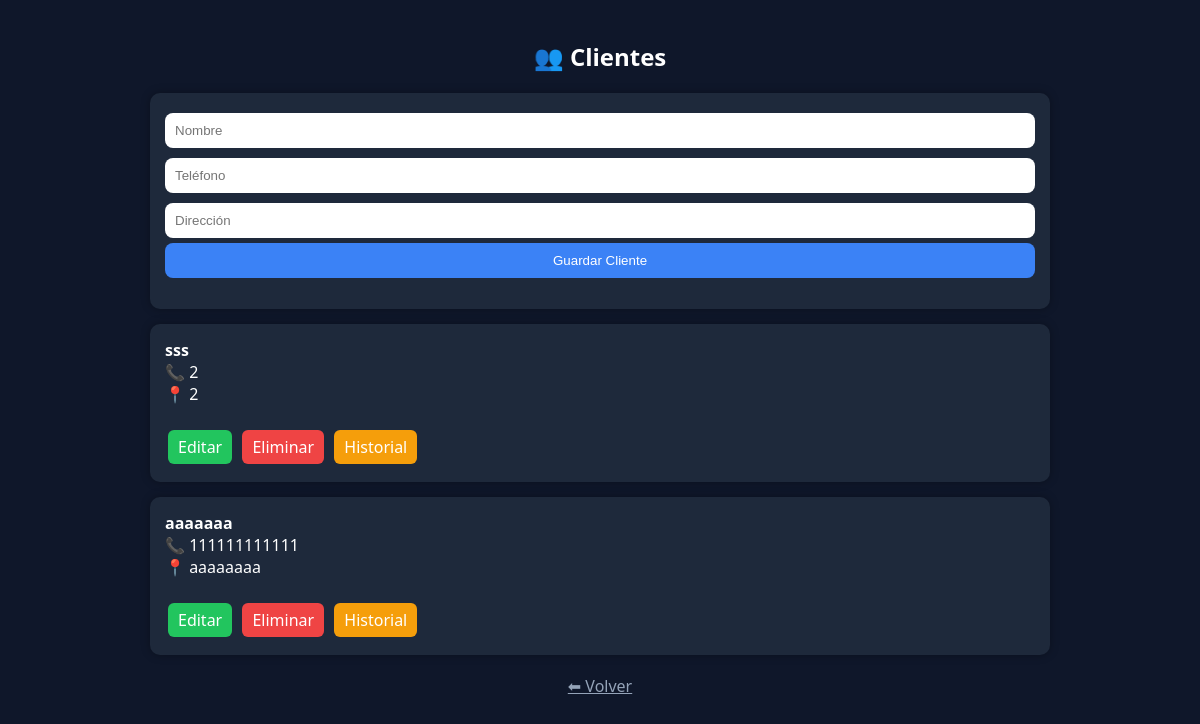
Screenshot of /clientes with the database file from the repository.
### tables this page shows
CREATE TABLE clientes(
id INTEGER PRIMARY KEY AUTOINCREMENT,
nombre TEXT,
telefono TEXT,
direccion TEXT);

### app.py (the view)
@app.route("/clientes", methods=["GET","POST"])
def clientes():
    conn = conectar()
    cursor = conn.cursor()
    if request.method == "POST":
        cursor.execute("INSERT INTO clientes(nombre,telefono,direccion) VALUES(?,?,?)",
                       (request.form["nombre"],
                        request.form["telefono"],
                        request.form["direccion"]))
        conn.commit()
    lista = cursor.execute("SELECT * FROM clientes").fetchall()
    resumen = []
    for c in lista:
        prestamos = cursor.execute("SELECT id FROM prestamos WHERE cliente_id=?", (c[0],)).fetchall()
        saldo_total = 0
        for p in prestamos:
            total, abonado, saldo, atraso, extra = calcular(p[0])
            saldo_total += saldo
        resumen.append(saldo_total)
    conn.close()
    return render_template("clientes.html", clientes=lista, resumen=resumen, formato=formato)

### app.py (called while the page is built)
def conectar():
    return sqlite3.connect("sistema.db")

def calcular(pid):
    conn = conectar()
    cursor = conn.cursor()
    cursor.execute("SELECT total,vencimiento FROM prestamos WHERE id=?", (pid,))
    data = cursor.fetchone()
    if not data:
        return 0,0,0,0,0
    total, venc = data
    cursor.execute("SELECT SUM(monto) FROM abonos WHERE prestamo_id=?", (pid,))
    abonado = cursor.fetchone()[0] or 0
    saldo = total - abonado
    excedente = 0
    if saldo < 0:
        excedente = abs(saldo)
        saldo = 0
    hoy = datetime.now().date()
    venc = datetime.strptime(venc,"%Y-%m-%d").date()
    atraso = (hoy - venc).days if hoy > venc else 0
    conn.close()
    return total, abonado, saldo, atraso, excedente

### templates/clientes.html
<link rel="stylesheet" href="/static/style.css">
<div class="container">
<h2>👥 Clientes</h2>
<div class="card">
<form method="POST">
<input name="nombre" placeholder="Nombre" required>
<input name="telefono" placeholder="Teléfono">
<input name="direccion" placeholder="Dirección">
<button>Guardar Cliente</button>
</form>
</div>
{% for c in clientes %}
<div class="card">
<b>{{c[1]}}</b><br>
📞 {{c[2]}} <br>
📍 {{c[3]}}
<br><br>
<a class="btn btn-edit" href="/editar_cliente/{{c[0]}}">Editar</a>
<a class="btn btn-del"
href="/eliminar_cliente/{{c[0]}}"
onclick="return confirm('¿Seguro eliminar a {{c[1]}}?')">
Eliminar
</a>
<a class="btn btn-his" href="/historial/{{c[0]}}">Historial</a>
</div>
{% endfor %}
<a class="volver" href="/">⬅ Volver</a>
</div>

### static/style.css (style rules this page uses)
.container { width:90%; max-width:900px; margin:auto; padding:20px; }
h2 { text-align:center; margin-bottom:20px; }
.card { background:#1e293b; padding:15px; border-radius:10px; margin-bottom:15px; box-shadow:0 0 10px rgba(0,0,0,0.3); }
input, select { width:100%; padding:10px; margin:5px 0; border-radius:8px; border:none; outline:none; }
button { background:#3b82f6; color:white; border:none; padding:10px; border-radius:8px; cursor:pointer; width:100%; }
.btn { display:inline-block; padding:6px 10px; margin:3px; border-radius:6px; text-decoration:none; color:white; }
.btn-edit { background:#22c55e; }
.btn-del { background:#ef4444; }
.btn-his { background:#f59e0b; }
.volver { display:block; text-align:center; margin-top:20px; color:#94a3b8; }

### rows the page displays
clientes: nombre "sss", telefono "2", direccion "2"
clientes: nombre "aaaaaaa", telefono "111111111111", direccion "aaaaaaaa"
